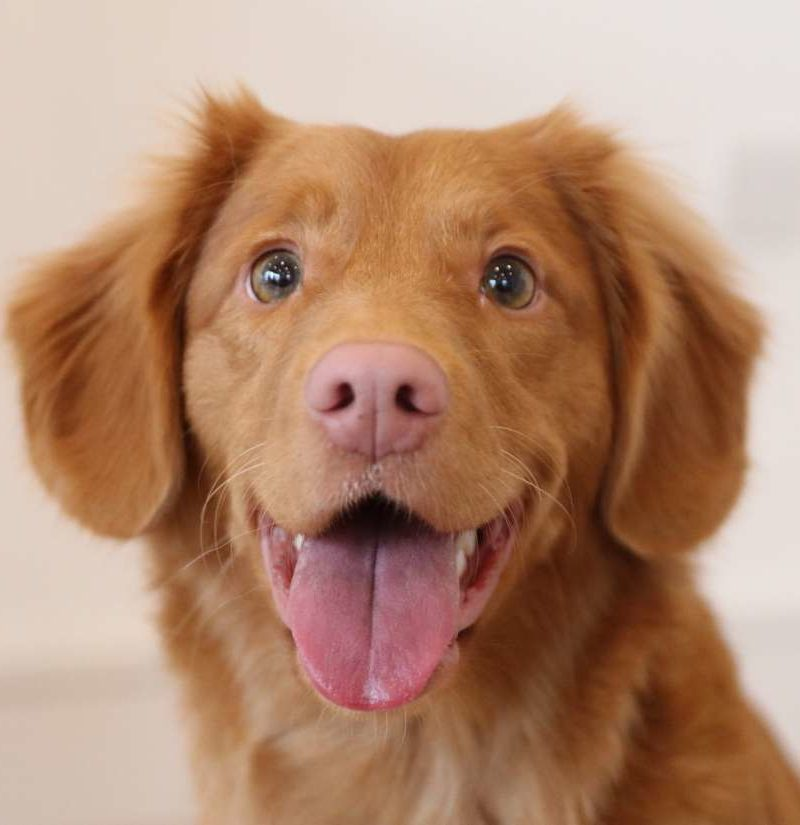
#> input picture dog.jpg, 800 x 825 px
$ python ascii_image.py
#> lines starting #> are read from the running program, lines starting #| are printed output that depends on the picture; after the words box and inside, x2 and y2 are one past the last pixel; in counts of white or black regions, pixels touching at a corner belong together
import os
import cv2
import numpy as np

# brightness gradient: high to low
gradient = 'N@#W&9876543210?!abc;:+=-,_'
# pixel gradient: low to high
pixel_grad = np.linspace(0, 255, len(gradient))


def find_value(val):
    for i in range(0, len(pixel_grad)-1):
        if pixel_grad[i] <= val <= pixel_grad[i+1]:
            return gradient[i]


def generate_ascii_image(image_path: str, final_size: int = 100):
#> called with image_path = './dog.jpg', final_size = 120
    if not os.path.exists(image_path):
        raise Exception(f'Path {image_path} doesn\'nt exist!')
    img = cv2.imread(image_path)
#> img is the input picture: shape (825, 800, 3); mean B, G, R 112.3, 137.1, 177.1
    gray = cv2.cvtColor(img, cv2.COLOR_BGR2GRAY)
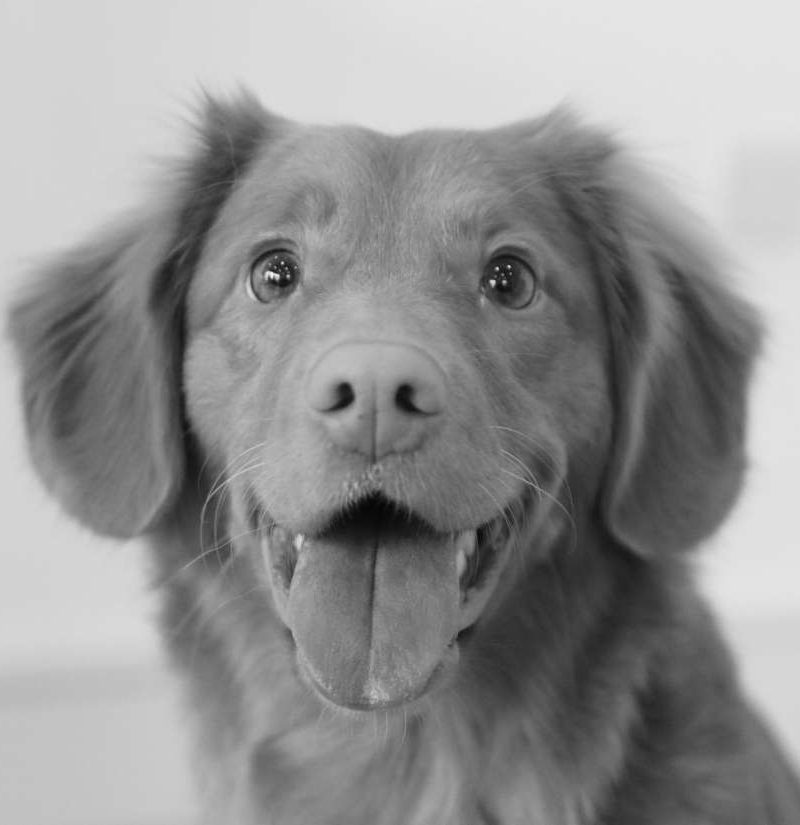
#> gray: shape (825, 800); min 5, max 248, mean 146.2
    ar = gray.shape[1] / gray.shape[0]
#> ar = 0.97
    ratio = final_size / gray.shape[1]
#> ratio = 0.15
    final_shape = (int(gray.shape[0] * ar * ratio), int(gray.shape[1] / ar * ratio))
#> final_shape = (120, 123)
    gray = cv2.resize(gray, final_shape)
#> gray: shape (123, 120)

    image = []
    for i in range(gray.shape[1]):
        row = []
        for j in range(gray.shape[0]):
            val = find_value(gray[j, i])
            row.append(val)
        image.append(row)
#> after the loop, image = 120 items

    img = np.array(image, dtype="str")
    # print_image(img)
    return img


def write_image(img, file_path: str):
#> called with img = array of shape (120, 123), file_path = 'image.txt'
    with open(file_path, 'w') as f:
        for i in range(img.shape[1]):
            f.write(" ".join(img[:, i]))
            f.write("\n")


def print_image(img):
    for i in range(img.shape[1]):
        for j in range(img.shape[0]):
            print(img[j, i], end=" ")
        print()


def print_to_image(img, file_path: str, resolution: int = 100):
#> called with img = array of shape (120, 123), file_path = 'output.jpg', resolution = 120
    font_scale = 0.5
    thickness = 2
    x, y = 10, 10
    (wd, ht), bs = cv2.getTextSize(text="N", fontFace=cv2.FONT_HERSHEY_SIMPLEX, fontScale=font_scale, thickness=thickness)
    ht *= 1.5
    wd *= 1.5
    grid = int(ht) if ht > wd else int(wd)
    shape = img.shape
#> shape = (120, 123)
    ar = shape[0] / shape[1]
#> ar = 0.976
    w = int(grid * resolution)
    h = int(grid * resolution * ar)
#> h = 2224
    print(wd, ht)
    print(img.shape)
#| (120, 123)
    print(w, h)
#| 2280 2224
    canvas = np.ones((w, h, 3), dtype=np.uint8) * 255

    for i in range(img.shape[1]):
        x = 10
        for val in list(img[:, i]):
            cv2.putText(canvas, val, (x, y), cv2.FONT_HERSHEY_SIMPLEX, font_scale, (0, 0, 0), thickness=thickness)
            x += grid
        y += grid
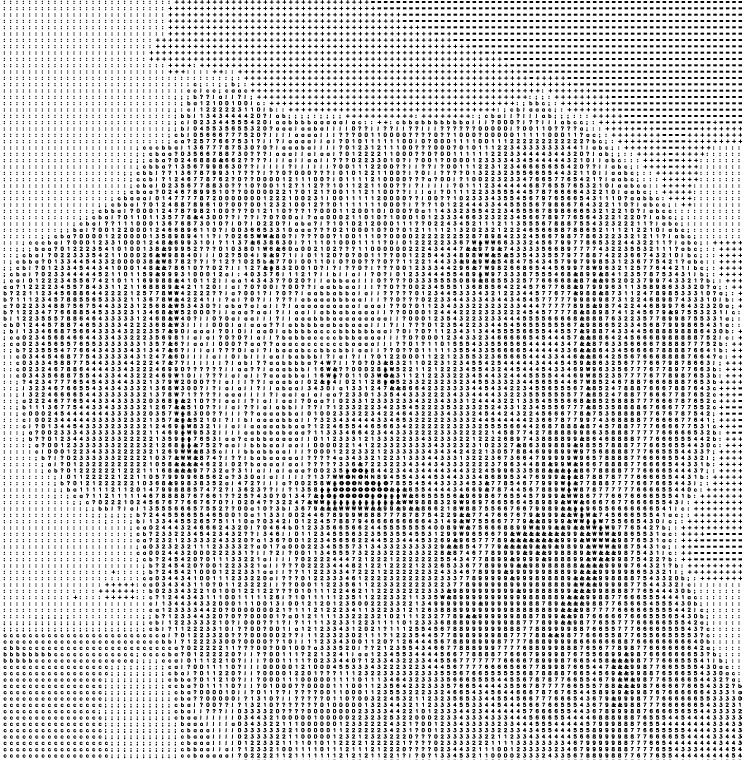
#> canvas: shape (2280, 2224, 3) (shown at 1/3 size); 82% white; 16103 black regions (3661 under 20 px), largest, box (x1, y1, x2, y2) and area: (1151, 1120, 1165, 1133) 138, (1170, 1139, 1184, 1152) 138, (1056, 1405, 1070, 1418) 138
#> after the loop, y = 2347
    cv2.imwrite(filename=file_path, img=canvas)


if __name__ == '__main__':
    img = generate_ascii_image("./dog.jpg", final_size=120)
    write_image(img, "image.txt")
    print_to_image(img, "output.jpg", resolution=120)
